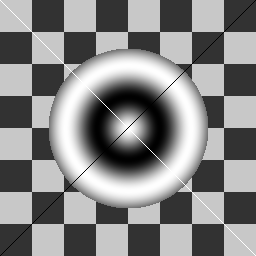
#> input picture data/sample_synthetic.png, 256 x 256 px
$ python run_lab3.py --image ../data/sample_synthetic.png
#> lines starting #> are read from the running program, lines starting #| are printed output that depends on the picture; long printed decimals are rounded
### src/lab3/algorithm.py
"""L2L Image Compression System algorithm.

Implements the block-ladder (lifting) structural parametrization for 2D DCT-IDCT
transforms in Q10 fixed-point arithmetic with convergent rounding.
Supports both standard matrix-multiplication DCT and fast Loeffler 1D/2D kernels.
"""

import numpy as np

# Fixed-Point constants
SCALE_BITS = 10
SCALE_FACTOR = 1 << SCALE_BITS  # 1024


def scale_and_round(x: np.ndarray, shift: int = 10) -> np.ndarray:
    """Convergent rounding (round-to-nearest-even) to map floats/integers back to fixed-point."""
    return np.round(x / (1 << shift)).astype(np.int64)


# 1D Orthonormal DCT-II Matrix
def get_dct_matrix(M: int = 8) -> np.ndarray:
    """Generate the orthonormal 1D DCT-II matrix of size M x M."""
    C = np.zeros((M, M))
    for k in range(M):
        for n in range(M):
            factor = np.sqrt(1.0 / M) if k == 0 else np.sqrt(2.0 / M)
            C[k, n] = factor * np.cos(np.pi * k * (2 * n + 1) / (2.0 * M))
    return C


# Pre-calculated Q10 fixed-point matrices
C_MAT = get_dct_matrix(8)
D_MAT = C_MAT.T

C_Q10 = np.round(C_MAT * SCALE_FACTOR).astype(np.int64)
D_Q10 = np.round(D_MAT * SCALE_FACTOR).astype(np.int64)


# =====================================================================
# 1. 2D DCT-IDCT via Matrix Multiplication (Orthonormal & High Precision)
# =====================================================================

def dct_2d_fp(block_q: np.ndarray) -> np.ndarray:
    """Perform 2D DCT-II in Q10 fixed-point on an 8x8 block with convergent rounding.

    Formula: C * block * C^T
    """
    # First matrix multiplication: temp = C_Q10 @ block_q
    # Resulting scale is 2^20, so we round back to 2^10
    temp = C_Q10 @ block_q
    temp_q = scale_and_round(temp, SCALE_BITS)

    # Second matrix multiplication: out = temp_q @ C_Q10.T
    # C_Q10.T is D_Q10
    out = temp_q @ D_Q10
    return scale_and_round(out, SCALE_BITS)


def idct_2d_fp(block_q: np.ndarray) -> np.ndarray:
    """Perform 2D IDCT-III in Q10 fixed-point on an 8x8 block with convergent rounding.

    Formula: D * block * D^T (D = C^T)
    """
    # First matrix multiplication: temp = D_Q10 @ block_q
    temp = D_Q10 @ block_q
    temp_q = scale_and_round(temp, SCALE_BITS)

    # Second matrix multiplication: out = temp_q @ D_Q10.T
    # D_Q10.T is C_Q10
    out = temp_q @ C_Q10
    return scale_and_round(out, SCALE_BITS)


# =====================================================================
# 2. Fast 1D & 2D Loeffler DCT-IDCT Kernels (Low Computational Complexity)
# =====================================================================

# Loeffler rotation constants in Q10 fixed-point
# C_k = round(cos(k * pi / 16) * 1024)
# S_k = round(sin(k * pi / 16) * 1024)
COS_3_16 = 851   # round(cos(3*pi/16) * 1024)
SIN_3_16 = 569   # round(sin(3*pi/16) * 1024)
COS_1_16 = 1004  # round(cos(1*pi/16) * 1024)
SIN_1_16 = 200   # round(sin(1*pi/16) * 1024)
COS_6_16 = 392   # round(cos(6*pi/16) * 1024) (1/sqrt(2))
SIN_6_16 = 946   # round(sin(6*pi/16) * 1024)
COS_4_16 = 724   # round(cos(4*pi/16) * 1024) (1/sqrt(2))
SIN_4_16 = 724

# Output scaling factor 1/(2*sqrt(2)) ~ 0.35355339
# 0.35355339 * 1024 = 362
SCALE_OUT = 362


# [148 lines left out: functions loeffler_rot, loeffler_dct_1d, loeffler_idct_1d, loeffler_dct_2d, loeffler_idct_2d, not called in this run]


# =====================================================================
# 3. L2L Block-Ladder System (Lifting Scheme)
# =====================================================================

def fwd_l2l_block_ladder(img: np.ndarray, use_loeffler: bool = False, M: int = 8) -> tuple[list[np.ndarray], list[np.ndarray]]:
    """Forward block-ladder lifting transform.

    Args:
        img: Grayscale source image (values 0-255).
        use_loeffler: Use fast Loeffler DCT-IDCT kernels if True.
        M: Block dimension.

    Returns:
        blocks_y: List of 8x8 transform coefficient blocks (Q10 scale).
        states: List of intermediate states s_0, ..., s_K (Q10 scale).
    """
    h, w = img.shape
    assert h % M == 0 and w % M == 0, f"Image dimensions must be divisible by block size {M}."

    # Choose transform kernel
    dct_fn = loeffler_dct_2d if use_loeffler else dct_2d_fp
    idct_fn = loeffler_idct_2d if use_loeffler else idct_2d_fp

    # Scale image to Q10 fixed-point integers
    img_q = img.astype(np.int64) << SCALE_BITS

    # Decompose image into list of blocks (raster order)
    blocks_x = []
    for r in range(0, h, M):
        for c in range(0, w, M):
            blocks_x.append(img_q[r:r+M, c:c+M].copy())

    num_blocks = len(blocks_x)
    blocks_y = [None] * num_blocks

    # Initialize state chain: s_{-1} = zeros(M, M)
    s_curr = np.zeros((M, M), dtype=np.int64)
    states = [s_curr.copy()]

    # [5 lines of commented-out code are left out]
    for n in range(num_blocks):
        x_n = blocks_x[n]
        s_prev = states[-1]

        # Step 1
        idct_s = idct_fn(s_prev)
        u1 = x_n - idct_s

        # Step 2
        dct_u1 = dct_fn(u1)
        u2 = s_prev + (dct_u1 - u1)

        # Step 3
        y_n = u1 + u2
        blocks_y[n] = y_n

        # Step 4
        idct_yn = idct_fn(y_n)
        s_n = u2 + (idct_yn - y_n)
        states.append(s_n.copy())

    return blocks_y, states


def inv_l2l_block_ladder(blocks_y: list[np.ndarray], final_state: np.ndarray, use_sib: bool = True, use_loeffler: bool = False, M: int = 8) -> list[np.ndarray]:
    """Inverse block-ladder lifting transform.

    Args:
        blocks_y: List of 8x8 transform coefficient blocks (Q10 scale).
        final_state: SIB block (last state s_K from forward pass).
        use_sib: If True, uses the final_state block to achieve perfect reconstruction.
                 If False (lossy mode), initializes the final state to zero.
        use_loeffler: Use fast Loeffler DCT-IDCT kernels if True.
        M: Block dimension.

    Returns:
        blocks_x: Reconstructed spatial blocks (Q10 scale).
    """
    dct_fn = loeffler_dct_2d if use_loeffler else dct_2d_fp
    idct_fn = loeffler_idct_2d if use_loeffler else idct_2d_fp

    num_blocks = len(blocks_y)
    blocks_x = [None] * num_blocks

    # Initialize the backward state chain
    # If use_sib is True, we use the captured SIB (final_state)
    # If use_sib is False, we set it to zero, representing lossy mode (without SIB correction)
    s_curr = final_state.copy() if use_sib else np.zeros((M, M), dtype=np.int64)

    # [6 lines of commented-out code are left out]
    for n in range(num_blocks - 1, -1, -1):
        y_n = blocks_y[n]

        # Step 1
        idct_yn = idct_fn(y_n)
        u2 = s_curr - (idct_yn - y_n)

        # Step 2
        u1 = y_n - u2

        # Step 3
        dct_u1 = dct_fn(u1)
        s_prev = u2 - (dct_u1 - u1)

        # Step 4
        idct_s_prev = idct_fn(s_prev)
        x_n = u1 + idct_s_prev

        blocks_x[n] = x_n
        s_curr = s_prev.copy()

    return blocks_x


def reconstruct_image(blocks_x: list[np.ndarray], shape: tuple[int, int], M: int = 8) -> np.ndarray:
    """Assemble 8x8 blocks back into a 2D spatial image and scale back to 0-255 range."""
    h, w = shape
    img_recon = np.zeros((h, w), dtype=np.float64)
    idx = 0
    for r in range(0, h, M):
        for c in range(0, w, M):
            img_recon[r:r+M, c:c+M] = blocks_x[idx].astype(np.float64) / SCALE_FACTOR
            idx += 1
    return np.clip(img_recon, 0, 255).astype(np.uint8)

### src/shared/image_io.py
"""Image Input/Output and Visualization utilities.

This module provides helpers to read, write, and visualize grayscale images
and their wavelet transform coefficients using OpenCV.
"""

import os
import cv2
import numpy as np


def load_image_grayscale(path: str) -> np.ndarray:
    """Load an image from disk and convert it to grayscale.

    Args:
        path: Path to the image file.

    Returns:
        The grayscale image as a 2D NumPy array (uint8).

    Raises:
        FileNotFoundError: If the image path does not exist.
        ValueError: If the file is not a valid image.
    """
    if not os.path.exists(path):
        raise FileNotFoundError(f"Image not found at path: {path}")

    # Read image as grayscale
    img = cv2.imread(path, cv2.IMREAD_GRAYSCALE)
    if img is None:
        raise ValueError(f"Failed to read image at path: {path}. Unsupported format?")

    return img


def save_image(path: str, img: np.ndarray) -> None:
    """Save an image array to disk.

    Ensures parent directories exist before saving. Clips the image to
    0-255 and casts to uint8.

    Args:
        path: Destination file path.
        img: The image as a 2D NumPy array.
    """
    # Ensure directory exists
    dir_name = os.path.dirname(path)
    if dir_name:
        os.makedirs(dir_name, exist_ok=True)

    # Standardize image array for saving (clip to 0-255 and cast to uint8)
    img_clipped = np.clip(img, 0, 255).astype(np.uint8)
    success = cv2.imwrite(path, img_clipped)
    if not success:
        raise IOError(f"Failed to write image to: {path}")


# [60 lines left out: function create_dwt_visualization, not called in this run]

### src/shared/metrics.py
"""Metrics module for analyzing reconstructed image quality.

This module provides functions to calculate Mean Squared Error (MSE) and
Peak Signal-to-Noise Ratio (PSNR) to evaluate reconstruction accuracy.
"""

import numpy as np


def calculate_mse(orig: np.ndarray, recon: np.ndarray) -> float:
    """Calculate the Mean Squared Error between two images.

    Args:
        orig: The original image as a NumPy array (grayscale, float or uint8).
        recon: The reconstructed image as a NumPy array of same shape.

    Returns:
        The calculated MSE value.

    Raises:
        ValueError: If input arrays have mismatching shapes.
    """
    if orig.shape != recon.shape:
        raise ValueError(
            f"Image shapes do not match: {orig.shape} vs {recon.shape}"
        )

    # Convert to float64 to prevent overflow during subtraction
    diff = orig.astype(np.float64) - recon.astype(np.float64)
    mse = np.mean(diff ** 2)
    return float(mse)


def calculate_psnr(orig: np.ndarray, recon: np.ndarray) -> float:
    """Calculate Peak Signal-to-Noise Ratio (PSNR) in decibels (dB).

    Assumes a peak dynamic range of 255.0 (for 8-bit images).

    Args:
        orig: The original image as a NumPy array.
        recon: The reconstructed image as a NumPy array.

    Returns:
        The PSNR value in dB, or float('inf') if MSE is exactly 0 (identical).
    """
    mse = calculate_mse(orig, recon)
    if mse == 0.0:
        return float("inf")

    max_val = 255.0
    psnr = 10.0 * np.log10((max_val ** 2) / mse)
    return float(psnr)

### scripts/run_lab3.py
#!/usr/bin/env python
"""CLI application to run and evaluate the Lab 3 L2L Image Compression System.

This script executes the block-ladder DCT-IDCT transform with and without SIB,
evaluates the reconstruction fidelity (PSNR/MSE), and saves the results.
"""

import argparse
import os
import sys
from pathlib import Path
import numpy as np

# Ensure the project root is in the Python search path to resolve 'src' imports
project_root = Path(__file__).resolve().parent.parent
sys.path.insert(0, str(project_root))

from src.lab3.algorithm import (
    fwd_l2l_block_ladder,
    inv_l2l_block_ladder,
    reconstruct_image,
)
from src.shared.metrics import calculate_mse, calculate_psnr
from src.shared.image_io import load_image_grayscale, save_image


def generate_synthetic_image(h=256, w=256):
    """Generate a high-quality synthetic calibration image with gradients and structures."""
    img = np.zeros((h, w), dtype=np.uint8)
    for r in range(h):
        for c in range(w):
            val = 128 + 127 * np.sin(r / 12.0) * np.cos(c / 12.0)
            # Add some high-frequency chess pattern in the center
            if 80 <= r < 176 and 80 <= c < 176:
                if ((r // 8) + (c // 8)) % 2 == 0:
                    val = np.clip(val + 40, 0, 255)
                else:
                    val = np.clip(val - 40, 0, 255)
            img[r, c] = int(val)
    return img


def main():
    parser = argparse.ArgumentParser(description="L2L block-ladder DCT-IDCT image compression system")
    parser.add_argument("--image", type=str, default=None, help="Path to input grayscale image. If not set, generates synthetic image.")
    parser.add_argument("--use-loeffler", action="store_true", help="Use fast Loeffler 1D/2D DCT-IDCT kernels instead of standard matrices.")
    parser.add_argument("--block-size", type=int, default=8, help="Block size M x M (default 8).")
    args = parser.parse_args()

    # 1. Load or generate image
    if args.image:
        print(f"Loading image from: {args.image}")
        try:
            img = load_image_grayscale(args.image)
#> in load_image_grayscale, img is the input picture: shape (256, 256); min 0, max 255, mean 134
        except Exception as e:
            print(f"Error loading image: {e}. Generating synthetic image instead.")
            img = generate_synthetic_image()
    else:
        print("No input image specified. Generating synthetic calibration image.")
        img = generate_synthetic_image()

    h, w = img.shape
#> h = 256; w = 256
    print(f"Image Resolution: {h}x{w} pixels")
#| Image Resolution: 256x256 pixels
    print(f"Block Size: {args.block_size}x{args.block_size}")
    print(f"DCT Kernel: {'Loeffler Fast 1D/2D' if args.use_loeffler else 'Standard Matrix Multiply'}")

    # 2. Run Forward transform
    print("\nRunning Forward L2L block-ladder transform...")
    blocks_y, states = fwd_l2l_block_ladder(img, use_loeffler=args.use_loeffler, M=args.block_size)
#> after the loop in fwd_l2l_block_ladder, `for r in range(0, h, M):`: blocks_x = 1024 items
#> in fwd_l2l_block_ladder, `num_blocks = len(blocks_x)`: num_blocks = 1024
#> in fwd_l2l_block_ladder, `blocks_y = [None] * num_blocks`: blocks_y = 1024 items
#> after the loop in fwd_l2l_block_ladder, `for n in range(num_blocks):`: states = 1025 items
#> blocks_y = 1024 items; states = 1025 items
    final_state = states[-1]

    # 3. Reconstruct WITH SIB (Lossless mode)
    print("Reconstructing WITH SIB (Lossless mode)...")
    blocks_x_lossless = inv_l2l_block_ladder(
        blocks_y, final_state, use_sib=True, use_loeffler=args.use_loeffler, M=args.block_size
    )
#> in inv_l2l_block_ladder, `num_blocks = len(blocks_y)`: num_blocks = 1024
#> in inv_l2l_block_ladder, `blocks_x = [None] * num_blocks`: blocks_x = 1024 items
#> blocks_x_lossless = 1024 items
    img_lossless = reconstruct_image(blocks_x_lossless, (h, w), M=args.block_size)
#> after the loop in reconstruct_image, `for r in range(0, h, M):`: idx = 1024

    # 4. Reconstruct WITHOUT SIB (Lossy mode)
    print("Reconstructing WITHOUT SIB (Lossy mode)...")
    blocks_x_lossy = inv_l2l_block_ladder(
        blocks_y, final_state, use_sib=False, use_loeffler=args.use_loeffler, M=args.block_size
    )
#> blocks_x_lossy = 1024 items
    img_lossy = reconstruct_image(blocks_x_lossy, (h, w), M=args.block_size)

    # 5. Calculate metrics
    psnr_lossless = calculate_psnr(img, img_lossless)
#> in calculate_mse, `diff = orig.astype(np.float64) - recon.astype(np.float64)`: diff: shape (256, 256) float64; every value is 0
#> in calculate_mse, `mse = np.mean(diff ** 2)`: mse = 0
#> psnr_lossless = inf
    mse_lossless = calculate_mse(img, img_lossless)
#> mse_lossless = 0

    psnr_lossy = calculate_psnr(img, img_lossy)
#> in calculate_mse (call 3), `diff = orig.astype(np.float64) - recon.astype(np.float64)`:
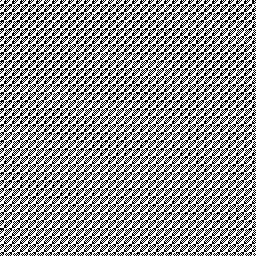
#> diff: shape (256, 256) float64; values 0 (black) and 1 (white), 58% white; black in thin lines or dots
#> in calculate_mse (call 3), `mse = np.mean(diff ** 2)`: mse = 0.58
#> psnr_lossy = 50.5
    mse_lossy = calculate_mse(img, img_lossy)
#> mse_lossy = 0.58

    # 6. Print Comparison Table
    print("\n" + "=" * 50)
    print(f"{'Reconstruction Mode':<25} | {'PSNR (dB)':<10} | {'MSE':<10}")
    print("-" * 50)
    print(f"{'Lossless (With SIB)':<25} | {str(psnr_lossless):<10} | {mse_lossless:<10.6f}")
#| Lossless (With SIB)       | inf        | 0
    print(f"{'Lossy (Without SIB)':<25} | {psnr_lossy:<10.4f} | {mse_lossy:<10.6f}")
#| Lossy (Without SIB)       | 50.4981    | 0.5798
    print("=" * 50)

    # 7. Save outputs
    out_dir = "data/output"
    os.makedirs(out_dir, exist_ok=True)

    orig_path = os.path.join(out_dir, "lab3_orig.png")
    lossless_path = os.path.join(out_dir, "lab3_lossless.png")
    lossy_path = os.path.join(out_dir, "lab3_lossy.png")

    save_image(orig_path, img)
    save_image(lossless_path, img_lossless)
    save_image(lossy_path, img_lossy)

    print(f"\nSaved original image to: {orig_path}")
    print(f"Saved lossless reconstructed image to: {lossless_path}")
    print(f"Saved lossy reconstructed image (checkerboard) to: {lossy_path}")
    print("Verification complete.")


if __name__ == "__main__":
    main()
